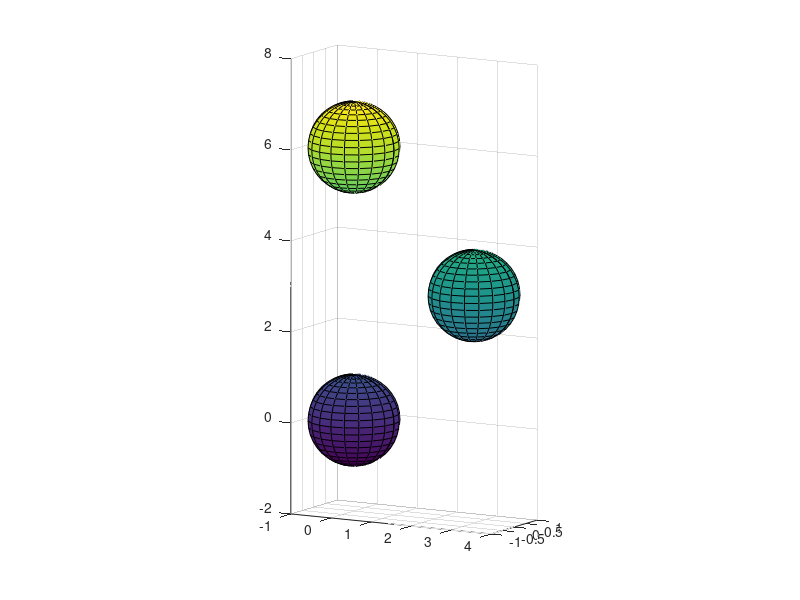

This figure's MATLAB source: (Note: this script raises an error after producing the figure.)
% Create three spheres using the sphere function:
[x y z] = sphere;
s1 = surf(x,y,z);
hold on
s2 = surf(x+3,y,z+3);
s3 = surf(x,y,z+6);
% Set the data aspect ratio using daspect:
daspect([1 1 1])
% Set the view:
view(30,10)
% Set the projection type using camproj:
camproj perspective
% Compose the scene around the current axes
camlookat(gca)
pause(2)
% Compose the scene around sphere s1
camlookat(s1)
pause(2)
% Compose the scene around sphere s2
camlookat(s2)
pause(2)
% Compose the scene around sphere s3
camlookat(s3)
pause(2)
camlookat(gca)

%%
surf(peaks)
axis vis3d off
for x = -200:5:200
    campos([x,5,10])
    drawnow
end

%%
surf(peaks); 
axis vis3d
xp = linspace(-150,40,50);
xt = linspace(25,50,50);
for i=1:50
     campos([xp(i),25,5]);
     camtarget([xt(i),30,0])
     drawnow
end

%%
sphere;
axis vis3d
hPan = pi; %sin(0:0.5:10*pi);
vPan = 0; cos(-2*pi:0.5:10*pi);
for k=1:300
   camorbit(pi/4,0)
   drawnow
   pause(.1)
end
